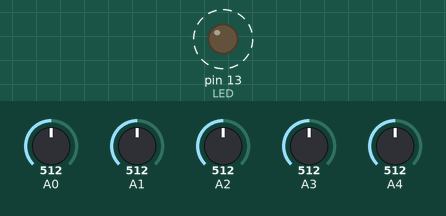
Recording of a sketch running on a simulated Arduino Uno, built with avr-gcc and run on an emulated ATmega328P. On the bench: output pins drawn as LEDs (lit = HIGH). Dashed ring = blinking. Inputs (shaded band) come from the test bench; at power-on: A0 = 512, A1 = 512, A2 = 512, A3 = 512, A4 = 512. What the sketch prints to the serial monitor is not drawn.

Above: at 0.3 s.
Timing chart, 0 to 3.0 s (numbered marks = the images above):
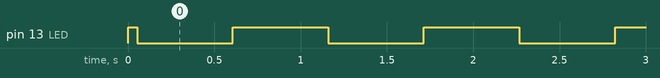

Measured:
- by itself, pin 13 (LED): alternates HIGH for 0.55 s and LOW for 0.55 s

The sketch:

Measuring_A0_A1_A2_A3_A4_A5_array.ino
```cpp
/*
Sampling with the Arduino analog inputs.
Lee Erickson Nov 1, 2013.
Commited Nov 5, 2013.
Commited Nov 6, 2013. Remove some magic numbers by making constants.


Write to serial port with - 9600 baud
Inspired from http://sites.goggle.com/site/MeasuringStuff
https://sites.google.com/site/measuringstuff/the-arduino
*/

//Conversion constants for the Analog to Digital converters.
const float AREF=5.0;
const int A2D_SAMPLESIZE = 1023;

// time will be in millis (milliseconds)
unsigned long time;

// the raw temp data ranging from 0 to 1023
int a2d[5];                              //array to hold a2d converstions
int LED = 13;                            //The built in LED

void setup() {
  pinMode(LED, OUTPUT);
  toggleLED();
  // initialize serial port:
  Serial.begin(9600);
  toggleLED();
  Serial.println("Starting Analog to Digital conversion.");
  toggleLED();
}


void loop() {

  time=millis();
//Get all the analog inputs.
  for (int i = 0; i<5; i++){
    delay(10);
    a2d[i]=analogRead(i);
  }

//Write out the results
  Serial.print("Time= ");
  Serial.print(time);

  for (int i = 0; i<5 ;i++) {
  Serial.print(", ");
  Serial.print((AREF*a2d[i])/A2D_SAMPLESIZE, 3);  //Formate data with 3 places after decimal.
  }
  Serial.println(".");
  toggleLED();
  delay(500);                        //Just so that we can see the data slowly
}

//Functions go here.

//const int LED  = 13;  //Build in LED.
int valLED = LOW;  // variable to store LED state

void toggleLED()  {
  if (valLED == HIGH){
    digitalWrite(LED, LOW);
    valLED = LOW;
  } else {
    digitalWrite(LED, HIGH);
    valLED = HIGH;
  }
}
```
